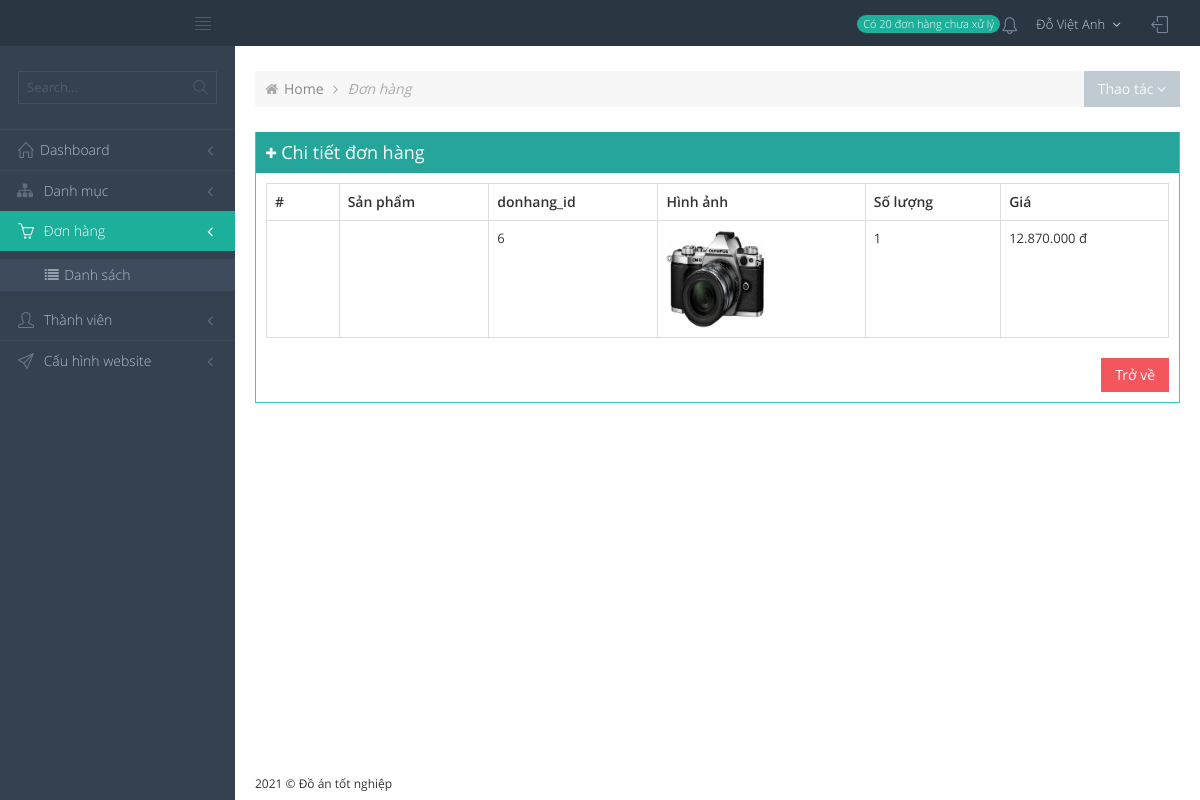
The page /admin/modules/tranction/view.php?id=6 (signed in) on the database its author committed.
### tables this page shows
CREATE TABLE `chitietdonhang` (
  `donhang_id` int(11) DEFAULT NULL,
  `sanpham_id` int(11) DEFAULT NULL,
  `soluong` int(11) DEFAULT NULL,
  `gia` int(11) DEFAULT NULL,
  `hinhanh` varchar(255) DEFAULT NULL,
  `id` int(11) NOT NULL
);

### libraries/Function.php (called while the page is built, shortened)
                   <?php
   function base_url()
   {
      return $url  = "http://localhost:8000/";
        return 'http://'.$_SERVER["SERVER_NAME"].'/';
   }
   function base_admin()
   {
       return  base_url() ."admin/";
   }
   function formatprice($number)
   {
       $number = intval($number);
       return number_format($number, 0,',','.') ;
   }
?>

### libraries/Database.php (called while the page is built, shortened)
<?php
    class Database
    {
        public $link;
        public function __construct()
        {
            $this->link = mysqli_connect("127.0.0.1","root","","quanao",3306) or die ("Errors Connect DB");
            mysqli_set_charset($this->link,"utf8");
        }
        public function fetchsql( $sql )
        {
            $result = mysqli_query($this->link,$sql) or die("Lỗi  truy vấn sql " .mysqli_error($this->link));
            $data = [];
            if( $result)
            {
                while ($num = mysqli_fetch_assoc($result))
                {
                    $data[] = $num;
                }
            }
            return $data;
        }
    }
?>

### admin/autoload/autoload.php (called while the page is built, shortened)
<?php
    require_once __DIR__ . "/../../libraries/Database.php";
    require_once __DIR__ . "/../../libraries/Function.php";
    $db = new Database();

### admin/modules/tranction/view.php (the view, shortened to what this page needs)
<?php
    include __DIR__ ."/../../autoload/autoload.php";
    if (isset($_GET['id']) && $_GET['id']  != '')
    {
        $id = intval($_GET['id']);
    }
    else
    {
        $_SESSION['error'] = ' Không tồn tại ID ';
        redirectAdmin("tranction");
    }
    $sql = " SELECT chitietdonhang.*, sanpham.tensanpham as tensp FROM chitietdonhang
         LEFT JOIN sanpham ON sanpham.id = chitietdonhang.sanpham_id
        WHERE 1 AND  donhang_id = $id ";
    $chitiet = $db->fetchsql($sql);
?>
<?php
    include __DIR__ ."/../../layouts/header.php";
 ?>
     <div class="page-content-wrapper">
        <div class="page-content">
            <div class="page-bar">
                <ul class="page-breadcrumb">
                    <li>
                        <i class="fa fa-home"></i>
                        <a href="<?php echo base_admin() ?>">Home</a>
                        <i class="fa fa-angle-right"></i>
                    </li>
                    <li>
                        <i> Đơn hàng  </i>
                    </li>
                </ul>
                <?php include __DIR__ ."/../../layouts/action.php"; ?>
            </div>
            <div class="portlet box green">
                <div class="portlet-title">
                    <div class="caption">
                        <i class="fa fa-plus"></i> Chi tiết đơn hàng
                    </div>
                </div>
                <div class="portlet-body">
                    <div class="table-responsive">
                        <table class="table table-bordered">
                            <thead>
                                <tr>
                                    <th> #</th>
                                    <th> Sản phẩm </th>
                                    <th> donhang_id </th>
                                    <th> Hình ảnh </th>
                                    <th> Số lượng </th>
                                    <th> Giá </th>
                                </tr>
                            </thead>
                            <tbody>
                                <?php foreach($chitiet as $item) :?>
                                <tr>
                                   <td><input type="checkbox" name="" ></td>
                                   <td><?php echo $item['tensp'] ?></td>
                                   <td><?php echo $item['donhang_id'] ?></td>
                                   <td>
                                       <img src="<?php echo base_url() ?>public/uploads/product/<?php echo $item['hinhanh'] ?>" class="img" width="100" height="100" />
                                   </td>
                                   <td><?php echo $item['soluong'] ?></td>
                                   <td><?php echo formatprice($item['gia']) ?> đ</td>
                                </tr>
                                <?php endforeach ; ?>
                            </tbody>
                        </table>
                        <a href="index.php" class="btn btn-danger pull-right">Trở về</a>
                    </div>
                </div>
            </div>
        </div>
    </div>
 <?php
    include __DIR__ ."/../../layouts/footer.php";
 ?>

### public/admin/css/darkblue.css (style rules this page uses)
@media (min-width: 992px) { .page-sidebar-fixed:not(.page-footer-fixed) .page-content { border-bottom: 0; } }
body { background-color: #364150; }

### rows shown on the page
chitietdonhang: donhang "6", hinhanh (picture), soluong "1", gia "12.870.000"

### other values the page prints
$sodonhangf[0]['sohh'] "20"
$_SESSION['admin_name'] "Đỗ Việt Anh"
